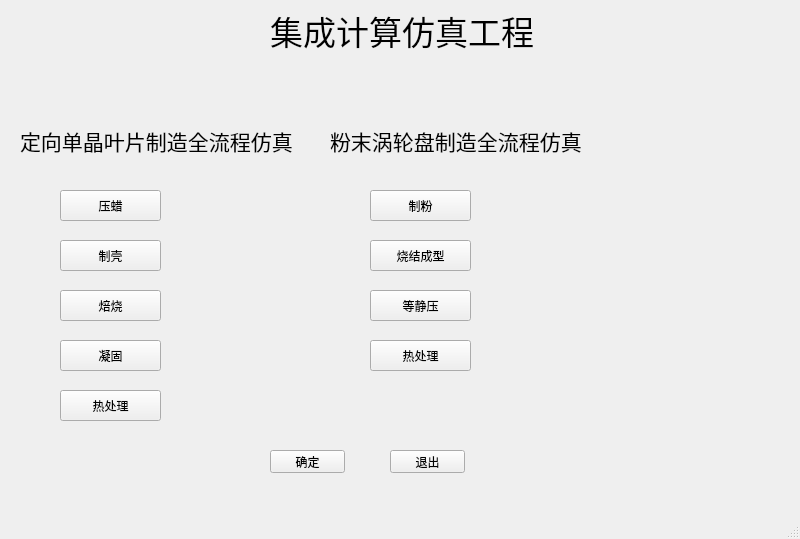
<?xml version="1.0" encoding="UTF-8"?>
<ui version="4.0">
 <class>MainWindow</class>
 <widget class="QMainWindow" name="MainWindow">
  <property name="geometry">
   <rect>
    <x>0</x>
    <y>0</y>
    <width>800</width>
    <height>539</height>
   </rect>
  </property>
  <property name="windowTitle">
   <string>MainWindow</string>
  </property>
  <widget class="QWidget" name="centralwidget">
   <widget class="QLabel" name="label">
    <property name="geometry">
     <rect>
      <x>270</x>
      <y>0</y>
      <width>281</width>
      <height>61</height>
     </rect>
    </property>
    <property name="font">
     <font>
      <family>微软雅黑</family>
      <pointsize>25</pointsize>
     </font>
    </property>
    <property name="text">
     <string>集成计算仿真工程</string>
    </property>
   </widget>
   <widget class="QPushButton" name="pushButton">
    <property name="geometry">
     <rect>
      <x>60</x>
      <y>290</y>
      <width>101</width>
      <height>31</height>
     </rect>
    </property>
    <property name="text">
     <string>焙烧</string>
    </property>
   </widget>
   <widget class="QPushButton" name="pushButton_2">
    <property name="geometry">
     <rect>
      <x>60</x>
      <y>190</y>
      <width>101</width>
      <height>31</height>
     </rect>
    </property>
    <property name="text">
     <string>压蜡</string>
    </property>
   </widget>
   <widget class="QPushButton" name="pushButton_3">
    <property name="geometry">
     <rect>
      <x>60</x>
      <y>240</y>
      <width>101</width>
      <height>31</height>
     </rect>
    </property>
    <property name="text">
     <string>制壳</string>
    </property>
   </widget>
   <widget class="QPushButton" name="pushButton_4">
    <property name="geometry">
     <rect>
      <x>60</x>
      <y>340</y>
      <width>101</width>
      <height>31</height>
     </rect>
    </property>
    <property name="text">
     <string>凝固</string>
    </property>
   </widget>
   <widget class="QPushButton" name="pushButton_5">
    <property name="geometry">
     <rect>
      <x>60</x>
      <y>390</y>
      <width>101</width>
      <height>31</height>
     </rect>
    </property>
    <property name="text">
     <string>热处理</string>
    </property>
   </widget>
   <widget class="QLabel" name="label_2">
    <property name="geometry">
     <rect>
      <x>20</x>
      <y>110</y>
      <width>281</width>
      <height>61</height>
     </rect>
    </property>
    <property name="font">
     <font>
      <family>微软雅黑</family>
      <pointsize>16</pointsize>
     </font>
    </property>
    <property name="text">
     <string>定向单晶叶片制造全流程仿真</string>
    </property>
   </widget>
   <widget class="QPushButton" name="pushButton_6">
    <property name="geometry">
     <rect>
      <x>370</x>
      <y>240</y>
      <width>101</width>
      <height>31</height>
     </rect>
    </property>
    <property name="text">
     <string>烧结成型</string>
    </property>
   </widget>
   <widget class="QPushButton" name="pushButton_7">
    <property name="geometry">
     <rect>
      <x>370</x>
      <y>190</y>
      <width>101</width>
      <height>31</height>
     </rect>
    </property>
    <property name="text">
     <string>制粉</string>
    </property>
   </widget>
   <widget class="QPushButton" name="pushButton_8">
    <property name="geometry">
     <rect>
      <x>370</x>
      <y>340</y>
      <width>101</width>
      <height>31</height>
     </rect>
    </property>
    <property name="text">
     <string>热处理</string>
    </property>
   </widget>
   <widget class="QPushButton" name="pushButton_9">
    <property name="geometry">
     <rect>
      <x>370</x>
      <y>290</y>
      <width>101</width>
      <height>31</height>
     </rect>
    </property>
    <property name="text">
     <string>等静压</string>
    </property>
   </widget>
   <widget class="QLabel" name="label_3">
    <property name="geometry">
     <rect>
      <x>330</x>
      <y>110</y>
      <width>281</width>
      <height>61</height>
     </rect>
    </property>
    <property name="font">
     <font>
      <family>微软雅黑</family>
      <pointsize>16</pointsize>
     </font>
    </property>
    <property name="text">
     <string>粉末涡轮盘制造全流程仿真</string>
    </property>
   </widget>
   <widget class="QPushButton" name="pushButton_10">
    <property name="geometry">
     <rect>
      <x>270</x>
      <y>450</y>
      <width>75</width>
      <height>23</height>
     </rect>
    </property>
    <property name="text">
     <string>确定</string>
    </property>
   </widget>
   <widget class="QPushButton" name="pushButton_11">
    <property name="geometry">
     <rect>
      <x>390</x>
      <y>450</y>
      <width>75</width>
      <height>23</height>
     </rect>
    </property>
    <property name="text">
     <string>退出</string>
    </property>
   </widget>
  </widget>
  <widget class="QMenuBar" name="menubar">
   <property name="geometry">
    <rect>
     <x>0</x>
     <y>0</y>
     <width>800</width>
     <height>23</height>
    </rect>
   </property>
  </widget>
  <widget class="QStatusBar" name="statusbar"/>
 </widget>
 <resources/>
 <connections/>
</ui>
